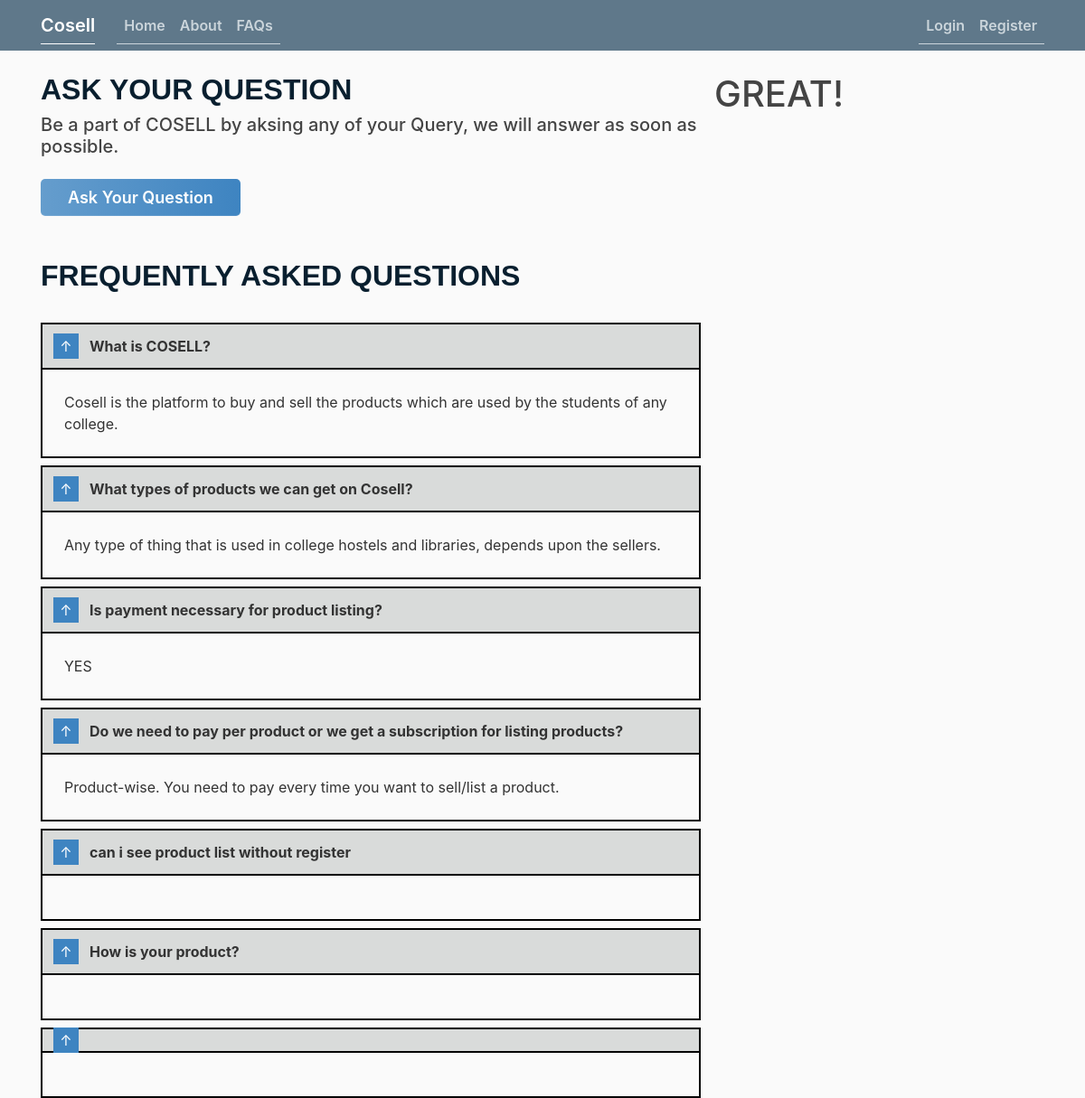
Page /faq on the committed database.
### CosellApp/models.py (models this page shows, shortened)
class FAQ(models.Model):
    Id = models.AutoField(primary_key=True)
    UserName = models.ForeignKey(User, on_delete=models.CASCADE)
    DateTime = models.DateTimeField(default=timezone.now)
    Query = models.TextField(max_length=200)
    Answer = models.TextField(max_length=200, blank=True)

### CosellApp/views.py (the view)
# urls.py: path('faq', views.faq, name='faq'),
def faq(request):
    faqs = FAQ.objects.all()
    context = {
        'faqs': faqs,
    }
    return render(request, 'faq.html', context)

### templates/faq.html (shortened to what this page needs)
{% extends 'base.html' %}
{% block content %}
<h2> Ask Your Question </h2>
<div class="center">
  <h5>Be a part of COSELL by aksing any of your Query, we will answer as soon as possible.<h5><br>
      <a class="btnSub" href="{% url 'faq_ask' %}" style="text-decoration: none">
        Ask Your Question
      </a>
</div>
<br> <br>
<h2>Frequently Asked Questions </h2> <br>
{% for faq in faqs %}
<details open>
  <summary><strong>
      {{faq.Query}}
    </strong>
  </summary>
  <div>
    {{faq.Answer}}
  </div>
</details>
{% endfor %}
{% endblock content %}

### static/main.css (style rules this page uses)
body { background: #fafafa; color: #333333; margin-top: 5rem; }
h1, h2, h3, h4, h5, h6 { color: #444444; }

### templates/faq.html (style rules this page uses)
h2 { font-family: Arial, Verdana; font-weight: 600; font-size: 2.0rem; color: #091f2f; text-transform: uppercase; }
.btnSub { padding: 10px 30px 10px 30px; color: #fff; background-color: #4bc970; font-size: 18px; text-align: center; font-style: normal; border-radius: 5px; width: 50%; border-width: 1px 1px 3px; box-shadow: 0 -1px 0 rgba(255, 255, 255, 0.1) inset; margin-bottom: 10px; background: -webkit-linear-gradient(to right, #659DCD 0%, #3E84C1 100%); background: -moz-linear-gradient(to right, #659DCD 0%, #3E84C1 100%); background: linear-gradient(to right, #659DCD 0%, #3E84C1 100%); }
*, *:after, *:before { box-sizing: border-box; }
:root { font-size: 16px; }
details div { border-left: 2px solid #000; border-right: 2px solid #000; border-bottom: 2px solid #000; padding: 1.5em; }
details+details { margin-top: .5rem; }
summary { list-style: none; }
summary { border: 2px solid #000; padding: .75em 1em; cursor: pointer; position: relative; padding-left: calc(1.75rem + .75rem + .75rem); }
summary:before { background-color: #3E84C1; position: absolute; top: 50%; transform: translateY(-50%); left: .75rem; content: "↓"; width: 1.75rem; height: 1.75rem; color: #FFF; display: inline-flex; justify-content: center; align-items: center; flex-shrink: 0; }
details[open] summary { background-color: #D9DBDA; }
details[open] summary:before { content: "↑"; background-color: #3E84C1; }
a { color: inherit; font-weight: 600; text-decoration: none; box-shadow: 0 1px 0 0; }

### rows in the picture
FAQ: Query "What is COSELL?", Answer "Cosell is the platform to buy and sell the products which are used by the students of any college."
FAQ: Query "What types of products we can get on Cosell?", Answer "Any type of thing that is used in college hostels and libraries, depends upon the sellers."
FAQ: Query "Is payment necessary for product listing?", Answer "YES"
FAQ: Query "Do we need to pay per product or we get a subscription for listing products?", Answer "Product-wise. You need to pay every time you want to sell/list a product."
FAQ: Query "can i see product list without register"
FAQ: Query "How is your product?"
